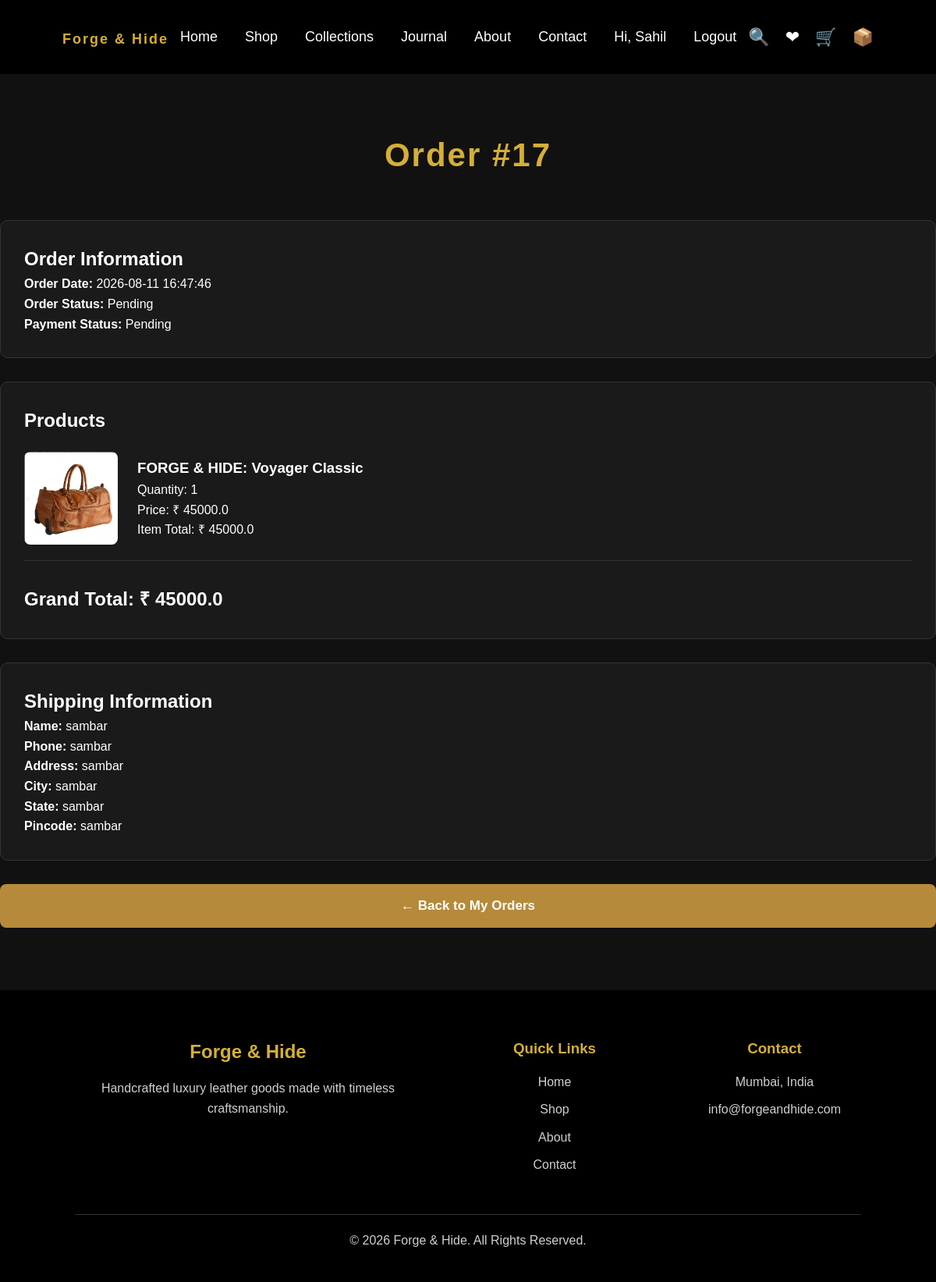
/my-orders/17 (signed in), run on the app's committed database.
### models.py (models this page shows, shortened)
class Order(db.Model):
    __tablename__ = "orders"
    id = db.Column(
        db.Integer,
        primary_key=True
    )
    customer_id = db.Column(
        db.Integer,
        db.ForeignKey("customers.id"),
        nullable=False
    )
    total_amount = db.Column(
        db.Float,
        nullable=False,
        default=0
    )
    status = db.Column(
        db.String(50),
        default="Pending"
    )
    payment_status = db.Column(
        db.String(50),
        default="Pending"
    )
    stock_restored = db.Column(
    db.Boolean,
    default=False,
    nullable=True
    )
    shipping_name = db.Column(
        db.String(200),
        nullable=False
    )
    shipping_phone = db.Column(
        db.String(30),
        nullable=False
    )
    shipping_address = db.Column(
        db.Text,
        nullable=False
    )
    city = db.Column(
        db.String(100),
        nullable=False
    )
    state = db.Column(
        db.String(100),
        nullable=False
    )
    pincode = db.Column(
        db.String(20),
        nullable=False
    )
    created_at = db.Column(
        db.DateTime,
        server_default=func.now()
    )
    customer = db.relationship(
        "Customer",
        backref="orders"
    )
    items = db.relationship(
        "OrderItem",
        back_populates="order",
        cascade="all, delete-orphan"
    )

class OrderItem(db.Model):
    __tablename__ = "order_items"
    id = db.Column(
        db.Integer,
        primary_key=True
    )
    order_id = db.Column(
        db.Integer,
        db.ForeignKey("orders.id"),
        nullable=False
    )
    product_id = db.Column(
        db.Integer,
        db.ForeignKey("products.id"),
        nullable=False
    )
    quantity = db.Column(
        db.Integer,
        nullable=False,
        default=1
    )
    price = db.Column(
        db.Float,
        nullable=False
    )
    order = db.relationship(
        "Order",
        back_populates="items"
    )
    product = db.relationship(
        "Product"
    )

class Product(db.Model):
    __tablename__ = "products"
    id = db.Column(db.Integer, primary_key=True)
    category_id = db.Column(
        db.Integer,
        db.ForeignKey("categories.id", name="fk_product_category"),
        nullable=True
    )
    category = db.relationship(
        "Category",
        back_populates="products"
    )
    name = db.Column(db.String(200), nullable=False)
    slug = db.Column(db.String(200), unique=True, nullable=False)
    description = db.Column(db.Text)
    short_description = db.Column(db.String(500))
    long_description = db.Column(db.Text)
    leather_type = db.Column(db.String(150))
    hardware = db.Column(db.String(150))
    lining = db.Column(db.String(150))
    dimensions = db.Column(db.String(150))
    weight = db.Column(db.String(100))
    made_in = db.Column(db.String(100))
    warranty = db.Column(db.String(100))
    care = db.Column(db.Text)
    is_bestseller = db.Column(db.Boolean, default=False)
    price = db.Column(db.Float, nullable=False)
    stock = db.Column(db.Integer, default=0)
    image = db.Column(db.String(300))
    is_featured = db.Column(db.Boolean, default=False)
    created_at = db.Column(
        db.DateTime,
        server_default=func.now()
    )

### app.py (the view)
@app.route("/my-orders/<int:order_id>")
@customer_required
def order_details(order_id):
    order = Order.query.get_or_404(order_id)
    if order.customer_id != session.get("customer_id"):
        return redirect(url_for("my_orders"))
    return render_template(
        "order_details.html",
        order=order
    )

### app.py (called while the page is built)
def customer_required(f):
    @wraps(f)
    def decorated_function(*args, **kwargs):
        if not session.get("customer_id"):
            return redirect(url_for("login"))
        return f(*args, **kwargs)
    return decorated_function

@app.context_processor
def inject_cart_count():
    cart_count = 0
    if current_user.is_authenticated:
        cart_items = Cart.query.filter_by(
            customer_id=current_user.id
        ).all()
        for item in cart_items:
            cart_count += item.quantity
    return {
        "cart_count": cart_count
    }

@app.after_request
def add_no_cache_headers(response):
    response.headers["Cache-Control"] = "no-store, no-cache, must-revalidate, max-age=0"
    response.headers["Pragma"] = "no-cache"
    response.headers["Expires"] = "0"
    return response

### templates/order_details.html (shortened to what this page needs)
{% extends "base.html" %}
{% block content %}
<h1 class="section-title">
    Order #{{ order.id }}
</h1>
<div style="
    margin-top:40px;
    background:#1a1a1a;
    padding:30px;
    border-radius:10px;
    border:1px solid #333;
">
    <h2>Order Information</h2>
    <p>
        <strong>Order Date:</strong>
        {{ order.created_at }}
    </p>
    <p>
        <strong>Order Status:</strong>
        {{ order.status }}
    </p>
    <p>
        <strong>Payment Status:</strong>
        {{ order.payment_status }}
    </p>
</div>
<div style="
    margin-top:30px;
    background:#1a1a1a;
    padding:30px;
    border-radius:10px;
    border:1px solid #333;
">
    <h2>Products</h2>
    {% for item in order.items %}
    <div style="
        display:flex;
        align-items:center;
        gap:25px;
        padding:20px 0;
        border-bottom:1px solid #333;
    ">
        {% if item.product.image %}
        <img
            src="{{ url_for(
                'static',
                filename='uploads/' + item.product.image
            ) }}"
            width="120"
            style="border-radius:8px;"
        >
        {% endif %}
        <div>
            <h3>
                {{ item.product.name }}
            </h3>
            <p>
                Quantity:
                {{ item.quantity }}
            </p>
            <p>
                Price:
                ₹ {{ item.price }}
            </p>
            <p>
                Item Total:
                ₹ {{ item.price * item.quantity }}
            </p>
        </div>
    </div>
    {% endfor %}
    <h2 style="margin-top:30px;">
        Grand Total:
        ₹ {{ order.total_amount }}
    </h2>
</div>
<div style="
    margin-top:30px;
    background:#1a1a1a;
    padding:30px;
    border-radius:10px;
    border:1px solid #333;
">
    <h2>Shipping Information</h2>
    <p>
        <strong>Name:</strong>
        {{ order.shipping_name }}
    </p>
    <p>
        <strong>Phone:</strong>
        {{ order.shipping_phone }}
    </p>
    <p>
        <strong>Address:</strong>
        {{ order.shipping_address }}
    </p>
    <p>
        <strong>City:</strong>
        {{ order.city }}
    </p>
    <p>
        <strong>State:</strong>
        {{ order.state }}
    </p>
    <p>
        <strong>Pincode:</strong>
        {{ order.pincode }}
    </p>
</div>
<div style="margin-top:30px;">
    <a href="{{ url_for('my_orders') }}">
        <button class="hero-button">
            ← Back to My Orders
        </button>
    </a>
</div>
{% endblock %}

### static/css/style.css (style rules this page uses)
* { margin:0; padding:0; box-sizing:border-box; }
body { font-family:Arial, Helvetica, sans-serif; background:#111; color:#fff; line-height:1.6; }
.section-title { text-align:center; font-size:42px; color:#d4af37; margin-top:70px; margin-bottom:50px; letter-spacing:2px; }
.hero-button { width:100%; padding:12px; background:#d4af37; border:none; border-radius:6px; font-size:16px; font-weight:bold; cursor:pointer; transition:.3s; }
.section-title { text-align:center; color:#d4af37; font-size:42px; margin-bottom:50px; }
.hero-button { padding:18px 42px; background:#b58a3b; color:#fff; border:none; border-radius:8px; font-size:17px; font-weight:600; cursor:pointer; transition:.3s; }

### data on the page
Order: id "17", created_at "2026-08-11 16:47:46", status "Pending", payment_status "Pending", total_amount "45000.0", shipping_name "sambar", shipping_phone "sambar", shipping_address "sambar", city "sambar", state "sambar", pincode "sambar"
OrderItem: image (picture), product.name "FORGE & HIDE: Voyager Classic", quantity "1", price "45000.0", item.price*item.quantity "45000.0"

### other printed values
{{ session.get("customer_name") }} "Sahil"
